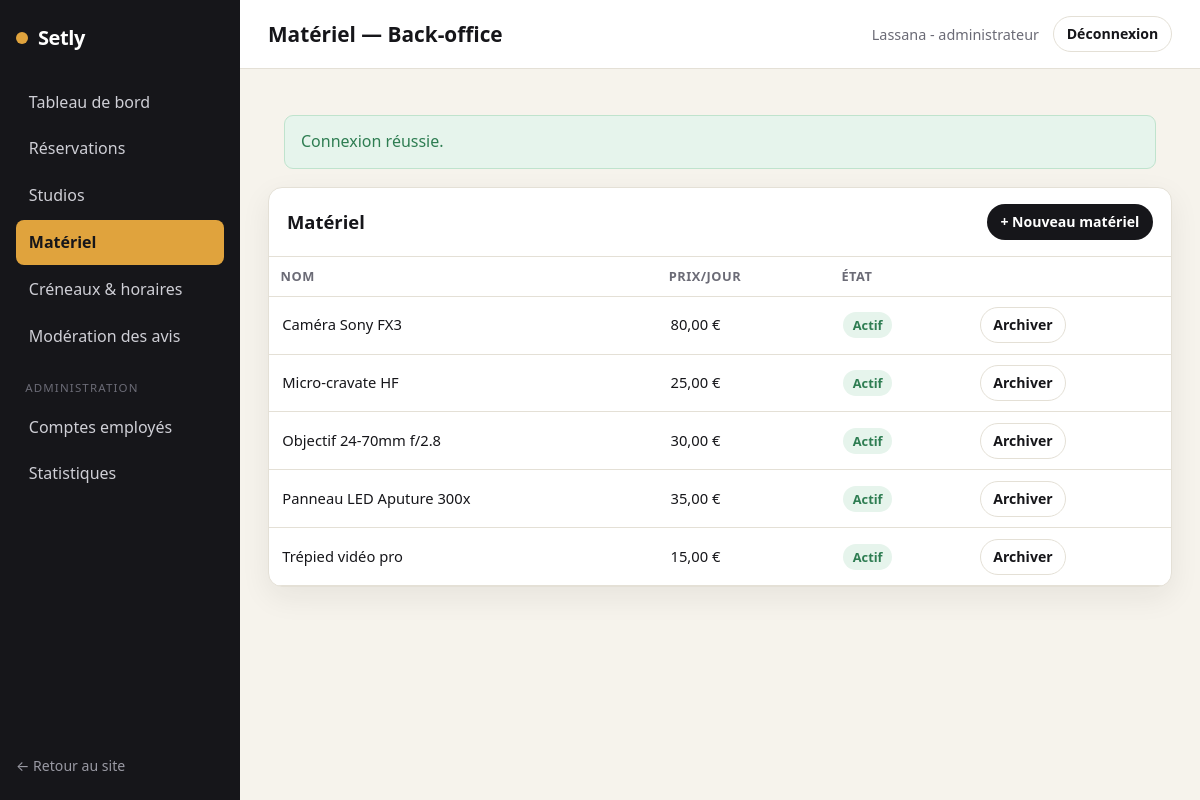
Page /back-office/materiel (signed in) on the committed database.
### tables this page shows
CREATE TABLE materiel (
    id_materiel         INT AUTO_INCREMENT PRIMARY KEY,
    nom                 VARCHAR(120) NOT NULL,
    description         TEXT,
    prix_unitaire_cents INT NOT NULL,
    actif               TINYINT(1) NOT NULL DEFAULT 1
);

### src/Controller/Controller.php (called while the page is built, shortened)
<?php
abstract class Controller
{
    protected function view(string $template, array $data = [], string $layout = 'layouts/main'): void
    {
        View::render($template, $data, $layout);
    }
}

### src/Controller/EmployeController.php (called while the page is built, shortened)
<?php
final class EmployeController extends Controller
{
    public function materiel(Request $request): void
    {
        $this->view('backoffice/materiel', [
            'title'    => 'Matériel — Back-office',
            'materiel' => Materiel::all(true),
        ], 'layouts/backoffice');
    }
}

### public/index.php (called while the page is built, shortened)
<?php
require __DIR__ . '/../src/bootstrap.php';
$routes = require __DIR__ . '/../config/routes.php';
$router = new Router($routes);
$router->dispatch(
    $_SERVER['REQUEST_METHOD'],
    parse_url($_SERVER['REQUEST_URI'], PHP_URL_PATH) ?: '/'
);

### src/Model/Materiel.php (called while the page is built, shortened)
<?php
final class Materiel
{
    public static function all(bool $withInactive = false): array
    {
        $sql = "SELECT * FROM materiel";
        $sql .= " ORDER BY nom";
        return Database::connection()->query($sql)->fetchAll();
    }
}

### src/Core/Security.php (called while the page is built, shortened)
<?php
final class Security
{
    public static function e(?string $value): string
    {
        return htmlspecialchars((string) $value, ENT_QUOTES, 'UTF-8');
    }
}

### src/helpers.php (called while the page is built, shortened)
<?php
if (!function_exists('e')) {
    function e(?string $value): string
    {
        return Security::e($value);
    }
}
if (!function_exists('price')) {
    function price(int $cents): string
    {
        return TarifService::format($cents);
    }
}

### src/bootstrap.php (called while the page is built, shortened)
<?php
spl_autoload_register(static function (string $class): void {
    $prefix  = 'App\\';
    $baseDir = __DIR__ . '/';
    $relative = substr($class, strlen($prefix));
    $file     = $baseDir . str_replace('\\', '/', $relative) . '.php';
});
App\Core\Config::load(require __DIR__ . '/../config/config.php');
require __DIR__ . '/helpers.php';

### src/Service/TarifService.php (called while the page is built, shortened)
<?php
final class TarifService
{
    public static function format(int $cents): string
    {
        return number_format($cents / 100, 2, ',', ' ') . ' €';
    }
}

### views/backoffice/materiel.php (the view, shortened to what this page needs)
<div class="card">
    <div class="card__head">
        <h2>Matériel</h2>
        <button class="btn btn--primary btn--sm" type="button" data-toggle="#form-materiel">+ Nouveau matériel</button>
    </div>
    <div class="table-wrap">
        <table class="table">
            <thead><tr><th>Nom</th><th>Prix/jour</th><th>État</th><th></th></tr></thead>
            <tbody>
                <?php foreach ($materiel as $m): ?>
                    <tr>
                        <td><?= e($m['nom']) ?></td>
                        <td><?= price((int) $m['prix_unitaire_cents']) ?></td>
                        <td><?= (int) $m['actif'] === 1 ? '<span class="status status--confirmee">Actif</span>' : '<span class="status status--annulee">Archivé</span>' ?></td>
                        <td>
                            <form action="/back-office/materiel/<?= (int) $m['id_materiel'] ?>/archiver" method="post" class="inline-form">
                                <button class="btn btn--ghost btn--sm" type="submit"><?= (int) $m['actif'] === 1 ? 'Archiver' : 'Réactiver' ?></button>
                            </form>
                        </td>
                    </tr>
                <?php endforeach; ?>
            </tbody>
        </table>
    </div>
</div>

### src/Core/Router.php (shortened to what this page needs)
<?php
final class Router
{
    public function dispatch(string $method, string $path): void
    {
        $path = rtrim($path, '/') ?: '/';
        foreach ($this->routes as [$routeMethod, $routePath, $handler, $access]) {
            if ($routeMethod !== $method) {
                continue;
            }
            $pattern = $this->toRegex($routePath);
            if (preg_match($pattern, $path, $matches)) {
                $params = array_filter(
                    $matches,
                    static fn ($k) => !is_int($k),
                    ARRAY_FILTER_USE_KEY
                );
                [$class, $action] = explode('@', $handler);
                $controller = new $fqcn();
                $controller->$action(new Request(), ...array_values($params));
                return;
            }
        }
    }
    private function toRegex(string $path): string
    {
        $regex = preg_replace('#\{([a-zA-Z_]+)\}#', '(?P<$1>[^/]+)', $path);
        return '#^' . $regex . '$#';
    }
}

### public/assets/css/style.css (style rules this page uses)
:root { --ink: #16161a; --ink-soft: #3a3a42; --muted: #6b6b76; --line: #e4e0d6; --bg: #ffffff; --bg-soft: #f6f3ec; --gold: #e0a33d; --gold-dark: #c4862a; --danger: #c0392b; --success: #2e7d52; --radius: 14px; --radius-sm: 9px; --shadow: 0 10px 30px rgba(22, 22, 26, 0.07); --maxw: 1140px; --font: "Segoe UI", system-ui, -apple-system, Roboto, Helvetica, Arial, sans-serif; }
* { box-sizing: border-box; }
html { scroll-behavior: smooth; }
body { margin: 0; font-family: var(--font); color: var(--ink); background: var(--bg); line-height: 1.6; -webkit-font-smoothing: antialiased; }
h1, h2, h3, h4 { line-height: 1.2; color: var(--ink); margin: 0 0 .5em; }
h2 { font-size: clamp(1.4rem, 3vw, 1.9rem); }
.btn { display: inline-flex; align-items: center; justify-content: center; gap: .4em; font: inherit; font-weight: 600; cursor: pointer; border: 1px solid transparent; border-radius: 999px; padding: .62em 1.3em; text-decoration: none; transition: .15s; white-space: nowrap; }
.btn--primary { background: var(--ink); color: #fff; }
.btn--ghost { background: transparent; border-color: var(--line); color: var(--ink); }
.btn--sm { padding: .42em .9em; font-size: .88rem; }
.inline-form { display: inline; }
.card { background: var(--bg); border: 1px solid var(--line); border-radius: var(--radius); box-shadow: var(--shadow); overflow: hidden; }
.card__head { display: flex; align-items: center; justify-content: space-between; padding: 16px 18px; border-bottom: 1px solid var(--line); }
.card__head h2 { margin: 0; font-size: 1.15rem; }
.status { font-size: .8rem; font-weight: 700; padding: .3em .75em; border-radius: 999px; white-space: nowrap; }
.status--confirmee { background: #e6f4ec; color: var(--success); }
.bo { background: var(--bg-soft); }
.table-wrap { overflow-x: auto; }
.table { width: 100%; border-collapse: collapse; }
.table th, .table td { text-align: left; padding: .7em .9em; border-bottom: 1px solid var(--line); font-size: .92rem; }
.table th { font-size: .8rem; text-transform: uppercase; letter-spacing: .04em; color: var(--muted); }

### rows in the picture
materiel: nom "Caméra Sony FX3", prix_unitaire_cents "80,00 €", actif "Actif"
materiel: nom "Micro-cravate HF", prix_unitaire_cents "25,00 €", actif "Actif"
materiel: nom "Objectif 24-70mm f/2.8", prix_unitaire_cents "30,00 €", actif "Actif"
materiel: nom "Panneau LED Aputure 300x", prix_unitaire_cents "35,00 €", actif "Actif"
materiel: nom "Trépied vidéo pro", prix_unitaire_cents "15,00 €", actif "Actif"

### other values in the picture
$f['message'] "Connexion réussie."
